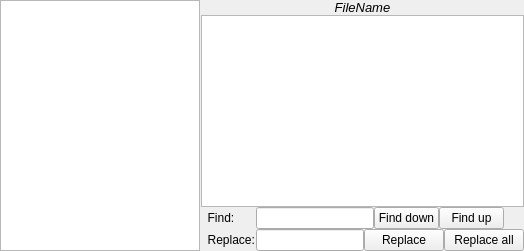
  <widget class="QWidget" name="centralwidget">
   <layout class="QVBoxLayout" name="verticalLayout">
    <property name="spacing">
     <number>0</number>
    </property>
    <property name="leftMargin">
     <number>0</number>
    </property>
    <property name="topMargin">
     <number>0</number>
    </property>
    <property name="rightMargin">
     <number>0</number>
    </property>
    <property name="bottomMargin">
     <number>0</number>
    </property>
    <item>
     <layout class="QHBoxLayout" name="horizontalLayout">
      <property name="spacing">
       <number>1</number>
      </property>
      <item>
       <widget class="QTreeView" name="treeView">
        <property name="maximumSize">
         <size>
          <width>200</width>
          <height>16777215</height>
         </size>
        </property>
       </widget>
      </item>
      <item>
       <layout class="QVBoxLayout" name="verticalLayout_2">
        <property name="spacing">
         <number>0</number>
        </property>
        <item>
         <widget class="QLabel" name="FileName">
          <property name="font">
           <font>
            <pointsize>10</pointsize>
            <italic>true</italic>
           </font>
          </property>
          <property name="text">
           <string>FileName</string>
          </property>
          <property name="alignment">
           <set>Qt::AlignCenter</set>
          </property>
         </widget>
        </item>
        <item>
         <widget class="QTextEdit" name="textEdit">
          <property name="sizePolicy">
           <sizepolicy hsizetype="Expanding" vsizetype="Expanding">
            <horstretch>0</horstretch>
            <verstretch>0</verstretch>
           </sizepolicy>
          </property>
          <property name="font">
           <font>
            <pointsize>12</pointsize>
           </font>
          </property>
          <property name="acceptDrops">
           <bool>true</bool>
          </property>
          <property name="autoFillBackground">
           <bool>false</bool>
          </property>
          <property name="lineWidth">
           <number>1</number>
          </property>
          <property name="midLineWidth">
           <number>0</number>
          </property>
          <property name="verticalScrollBarPolicy">
           <enum>Qt::ScrollBarAsNeeded</enum>
          </property>
          <property name="horizontalScrollBarPolicy">
           <enum>Qt::ScrollBarAsNeeded</enum>
          </property>
          <property name="sizeAdjustPolicy">
           <enum>QAbstractScrollArea::AdjustIgnored</enum>
          </property>
          <property name="lineWrapMode">
           <enum>QTextEdit::WidgetWidth</enum>
          </property>
          <property name="lineWrapColumnOrWidth">
           <number>0</number>
          </property>
          <property name="overwriteMode">
           <bool>false</bool>
          </property>
          <property name="acceptRichText">
           <bool>true</bool>
          </property>
         </widget>
        </item>
        <item>
         <layout class="QVBoxLayout" name="verticalLayout_3">
          <property name="spacing">
           <number>0</number>
          </property>
          <item>
           <layout class="QHBoxLayout" name="horizontalLayout_3">
            <property name="spacing">
             <number>0</number>
            </property>
            <item>
             <widget class="QLabel" name="FindLabel">
              <property name="maximumSize">
               <size>
                <width>55</width>
                <height>16777215</height>
               </size>
              </property>
              <property name="baseSize">
               <size>
                <width>55</width>
                <height>0</height>
               </size>
              </property>
              <property name="text">
               <string>  Find:        </string>
              </property>
             </widget>
            </item>
            <item>
             <widget class="QLineEdit" name="FindLine">
              <property name="maximumSize">
               <size>
                <width>16777215</width>
                <height>16777215</height>
               </size>
              </property>
             </widget>
            </item>
            <item>
             <widget class="QPushButton" name="FindDown">
              <property name="maximumSize">
               <size>
                <width>65</width>
                <height>16777215</height>
               </size>
              </property>
              <property name="text">
               <string>Find down</string>
              </property>
             </widget>
            </item>
            <item>
             <widget class="QPushButton" name="FindUp">
              <property name="maximumSize">
               <size>
                <width>65</width>
                <height>16777215</height>
               </size>
              </property>
              <property name="text">
               <string>Find up</string>
              </property>
             </widget>
            </item>
            <item>
             <widget class="QPushButton" name="CloseFindLine">
              <property name="maximumSize">
               <size>
                <width>20</width>
                <height>20</height>
               </size>
              </property>
              <property name="font">
               <font>
                <pointsize>12</pointsize>
                <kerning>true</kerning>
               </font>
              </property>
              <property name="layoutDirection">
               <enum>Qt::LeftToRight</enum>
              </property>
              <property name="text">
               <string/>
              </property>
              <property name="icon">
               <iconset resource="resources.qrc">
                <normaloff>:/files/images/close-icon.png</normaloff>:/files/images/close-icon.png</iconset>
              </property>
              <property name="iconSize">
               <size>
                <width>10</width>
                <height>10</height>
               </size>
              </property>
              <property name="flat">
               <bool>true</bool>
              </property>
             </widget>
            </item>
           </layout>
          </item>
          <item>
           <layout class="QHBoxLayout" name="horizontalLayout_4">
            <property name="spacing">
             <number>0</number>
            </property>
            <item>
             <widget class="QLabel" name="ReplaceLabel">
              <property name="maximumSize">
               <size>
                <width>55</width>
                <height>16777215</height>
               </size>
              </property>
              <property name="sizeIncrement">
               <size>
                <width>0</width>
                <height>0</height>
               </size>
              </property>
              <property name="baseSize">
               <size>
                <width>55</width>
                <height>0</height>
               </size>
              </property>
              <property name="text">
               <string>  Replace:   </string>
              </property>
             </widget>
            </item>
            <item>
             <widget class="QLineEdit" name="ReplaceLine"/>
            </item>
            <item>
             <widget class="QPushButton" name="Replace">
              <property name="text">
               <string>Replace</string>
              </property>
             </widget>
            </item>
            <item>
             <widget class="QPushButton" name="ReplacAll">
              <property name="text">
               <string>Replace all</string>
              </property>
             </widget>
            </item>
           </layout>
          </item>
         </layout>
        </item>
       </layout>
      </item>
     </layout>
    </item>
   </layout>
  </widget>
